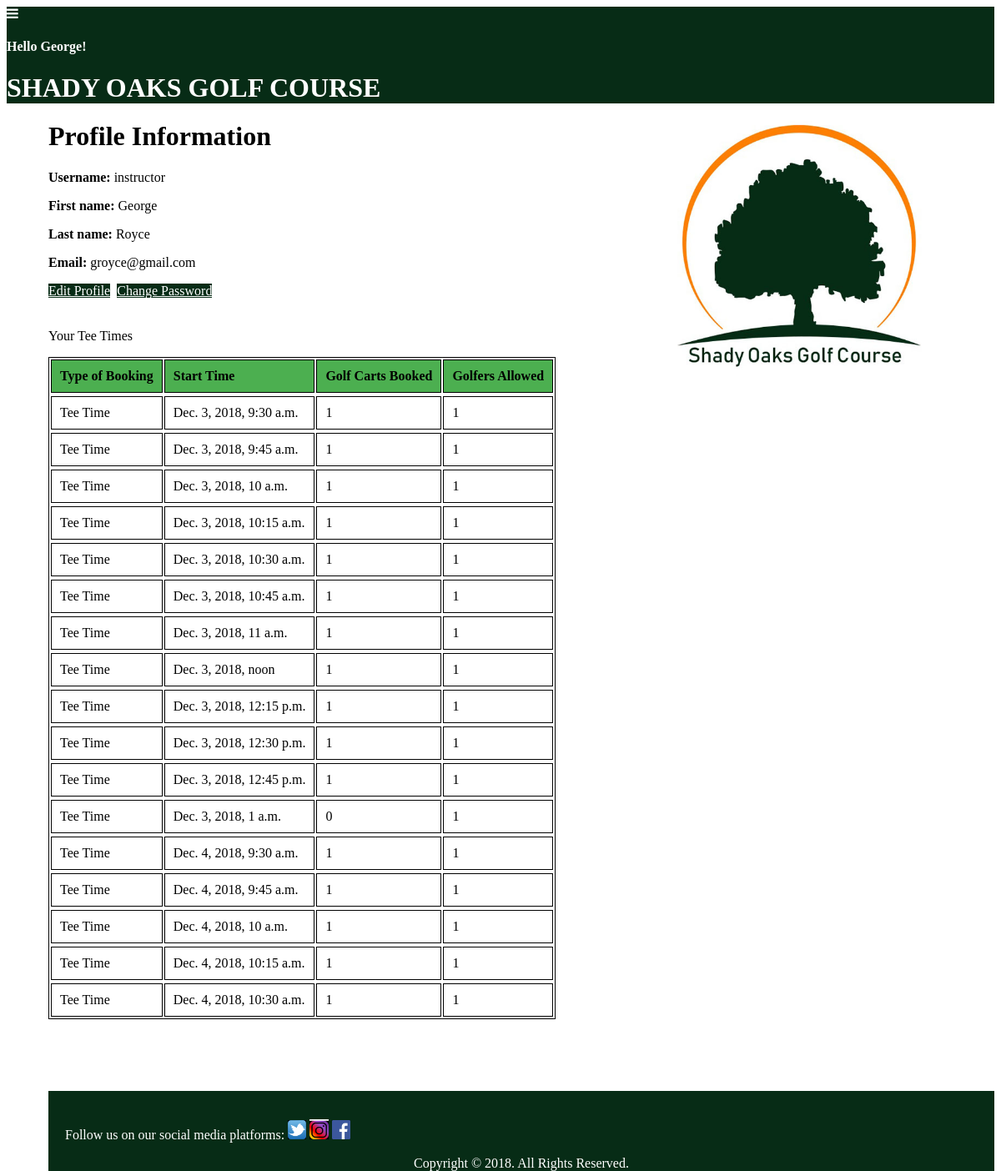
The app's page /profile (signed in) with its own data.
### main/models.py (models this page shows, shortened)
class Teetime(models.Model):
    user = models.ForeignKey(settings.AUTH_USER_MODEL, default=1, on_delete=models.CASCADE)
    Teetime_Name = models.CharField(default="Tee Time", max_length=50)
    Teetime_Start = models.DateTimeField(default=timezone.now)
    Golf_Carts = models.IntegerField(default=0)
    Golfers_Allowed = models.IntegerField(default=1)
    Created_Date = models.DateTimeField(default=timezone.now)
    Updated_Date = models.DateTimeField(default=timezone.now)

### main/views.py (the view)
# urls.py: path('profile', views.profile, name='profile'),
def profile(request):
    teetime = Teetime.objects.filter(user=request.user)
    args = {'user': request.user}
    return render(request, 'registration/profile.html', {'teetimes': teetime})

### main/templates/registration/profile.html (shortened to what this page needs)
<!DOCTYPE html>
{% load staticfiles %}
<html>
<link rel="stylesheet" href="https://www.w3schools.com/w3css/4/w3pro.css">
<link rel="stylesheet" href="css1.css">
<link rel="stylesheet" href="https://cdnjs.cloudflare.com/ajax/libs/font-awesome/4.3.0/css/font-awesome.min.css">
<body>
<header class="w3-container w3-theme w3-padding-32" id="myHeader">
      <span>
          <i onclick="w3_open()" class="fa fa-bars w3-xlarge w3-button w3-theme" style="color:white;"></i>
      </span>
  <div class="w3-center">
  <h4 style="color:white;">Hello {{ user.first_name }}!</h4>
  <h1 class="w3-xxxlarge w3-animate-bottom" style="color:white;">SHADY OAKS GOLF COURSE</h1>
  </div>
  </header>
<div style="margin-left: 50px; height: 300px">
    <image style="float: right;height: 300px; padding-right: 80px;" src="{% static "images/ShadyOaksLogo.jpg" %}" alt="Logo" style="width:50%;"/>
    <h1>Profile Information</h1>
    <p><b>Username:</b> {{ user }}</p>
    <p><b>First name:</b> {{ user.first_name }}</p>
    <p><b>Last name:</b> {{ user.last_name }}</p>
    <p><b>Email:</b> {{ user.email }}</p>
    <a href="{% url 'edit_profile' %}" class="w3-button w3-theme-dark" style="background-color: #ff8000;">Edit Profile<a>&nbsp;</a>
    <a href="{% url 'change_password' %}" class="w3-button w3-theme-dark" style="background-color: #ff8000;">Change Password</a></a>
    <p style="padding-top: 20px;"> Your Tee Times</p>
    <div style="padding-right: 30px; padding-bottom: 50px;">
        <table class="table table-striped table-bordered table-hover" style="text-align: left; border: 1px solid black;">
            <thead>
            <tr class="bg-info" >
                <th style="border: 1px solid black; padding: 10px; background-color: #4CAF50; font-weight: bold">Type of Booking</th>
                <th style="border: 1px solid black; padding: 10px; background-color: #4CAF50; font-weight: bold">Start Time</th>
                <th style="border: 1px solid black; padding: 10px; background-color: #4CAF50; font-weight: bold">Golf Carts Booked</th>
                <th style="border: 1px solid black; padding: 10px; background-color: #4CAF50; font-weight: bold">Golfers Allowed</th>
            </tr>
            </thead>
            {% if user.is_authenticated %}
            <tbody>
            {% for teetime in teetimes %}
                    <td style="border: 1px solid black; padding: 10px">{{ teetime.Teetime_Name }}</td>
                    <td style="border: 1px solid black; padding: 10px">{{ teetime.Teetime_Start }}</td>
                    <td style="border: 1px solid black; padding: 10px">{{ teetime.Golf_Carts }}</td>
                    <td style="border: 1px solid black; padding: 10px">{{ teetime.Golfers_Allowed }}</td>
            {% endfor %}
            </tbody>
            {% endif %}
        </table>
    </div>
<br>
<br>
<footer style="background-color: #072c16">
    <br>
    <p style="color: white;margin-left: 20px">Follow us on our social media platforms:
        <a href="https://twitter.com/?lang=en" target="_blank"><image src="{% static "images/Twitter.png" %}" alt="Twitter" style="width:2%"/></a>
        <a href="https://www.instagram.com/" target="_blank"><image src="{% static "images/Instagram.png" %}" alt="instagram" style="width:2%"/></a>
        <a href="https://www.facebook.com/" target="_blank"><image src="{% static "images/facebook.png" %}" alt="facebook" style="width:2%"/></a></p>
    <p style="color: white;text-align:center">Copyright &copy 2018. All Rights Reserved. </p>
  </footer>
</body>
</html>

### main/static/css/css1.css (style rules this page uses)
.w3-theme-dark { color:#fff !important; background-color:#072c16 !important }
.w3-theme { color:#fff !important; background-color:#072c16 !important }

### main/templates/registration/profile.html (style rules this page uses)
header { background-color: #072c16 }

### records on screen
Teetime: Teetime_Name "Tee Time", Teetime_Start "Dec. 3, 2018, 9:30 a.m.", Golf_Carts "1", Golfers_Allowed "1"
Teetime: Teetime_Name "Tee Time", Teetime_Start "Dec. 3, 2018, 9:45 a.m.", Golf_Carts "1", Golfers_Allowed "1"
Teetime: Teetime_Name "Tee Time", Teetime_Start "Dec. 3, 2018, 10 a.m.", Golf_Carts "1", Golfers_Allowed "1"
Teetime: Teetime_Name "Tee Time", Teetime_Start "Dec. 3, 2018, 10:15 a.m.", Golf_Carts "1", Golfers_Allowed "1"
Teetime: Teetime_Name "Tee Time", Teetime_Start "Dec. 3, 2018, 10:30 a.m.", Golf_Carts "1", Golfers_Allowed "1"
Teetime: Teetime_Name "Tee Time", Teetime_Start "Dec. 3, 2018, 10:45 a.m.", Golf_Carts "1", Golfers_Allowed "1"
Teetime: Teetime_Name "Tee Time", Teetime_Start "Dec. 3, 2018, 11 a.m.", Golf_Carts "1", Golfers_Allowed "1"
Teetime: Teetime_Name "Tee Time", Teetime_Start "Dec. 3, 2018, noon", Golf_Carts "1", Golfers_Allowed "1"
Teetime: Teetime_Name "Tee Time", Teetime_Start "Dec. 3, 2018, 12:15 p.m.", Golf_Carts "1", Golfers_Allowed "1"
Teetime: Teetime_Name "Tee Time", Teetime_Start "Dec. 3, 2018, 12:30 p.m.", Golf_Carts "1", Golfers_Allowed "1"
Teetime: Teetime_Name "Tee Time", Teetime_Start "Dec. 3, 2018, 12:45 p.m.", Golf_Carts "1", Golfers_Allowed "1"
Teetime: Teetime_Name "Tee Time", Teetime_Start "Dec. 3, 2018, 1 a.m.", Golf_Carts "0", Golfers_Allowed "1"
Teetime: Teetime_Name "Tee Time", Teetime_Start "Dec. 4, 2018, 9:30 a.m.", Golf_Carts "1", Golfers_Allowed "1"
Teetime: Teetime_Name "Tee Time", Teetime_Start "Dec. 4, 2018, 9:45 a.m.", Golf_Carts "1", Golfers_Allowed "1"
Teetime: Teetime_Name "Tee Time", Teetime_Start "Dec. 4, 2018, 10 a.m.", Golf_Carts "1", Golfers_Allowed "1"
Teetime: Teetime_Name "Tee Time", Teetime_Start "Dec. 4, 2018, 10:15 a.m.", Golf_Carts "1", Golfers_Allowed "1"
Teetime: Teetime_Name "Tee Time", Teetime_Start "Dec. 4, 2018, 10:30 a.m.", Golf_Carts "1", Golfers_Allowed "1"

### other values on screen
{{ user.first_name }} "George"
{{ user }} "instructor"
{{ user.last_name }} "Royce"
{{ user.email }} "groyce@gmail.com"
